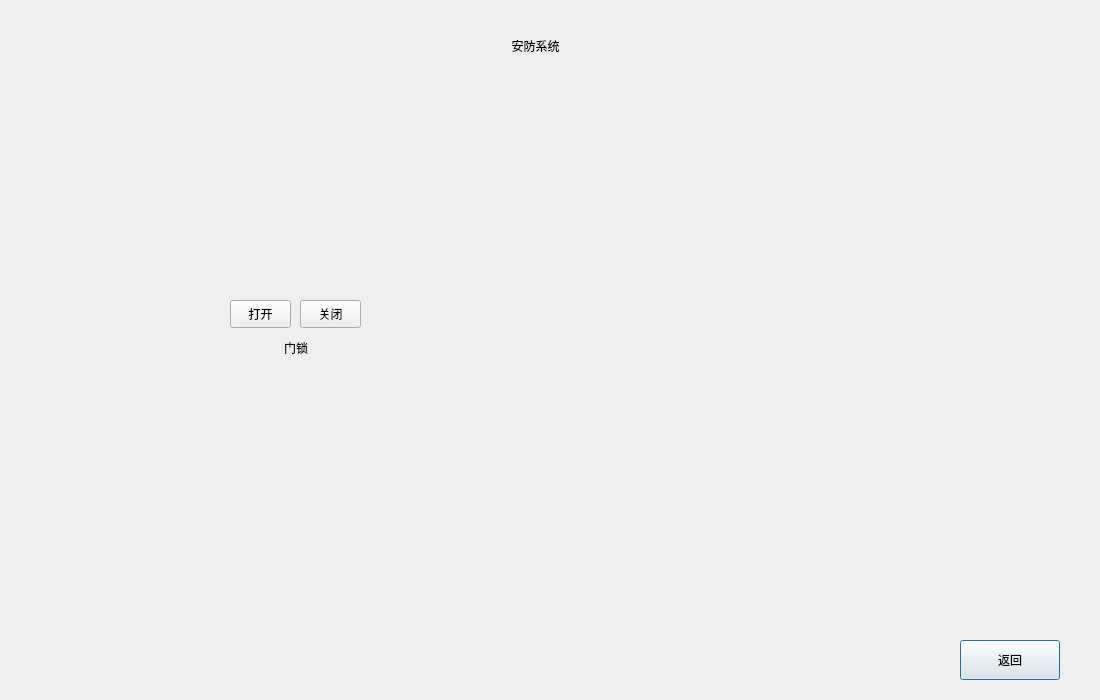
<?xml version="1.0" encoding="UTF-8"?>
<ui version="4.0">
 <class>Security</class>
 <widget class="QDialog" name="Security">
  <property name="geometry">
   <rect>
    <x>0</x>
    <y>0</y>
    <width>1100</width>
    <height>700</height>
   </rect>
  </property>
  <property name="windowTitle">
   <string>Dialog</string>
  </property>
  <widget class="QPushButton" name="backMain">
   <property name="geometry">
    <rect>
     <x>960</x>
     <y>640</y>
     <width>100</width>
     <height>40</height>
    </rect>
   </property>
   <property name="text">
    <string>返回</string>
   </property>
  </widget>
  <widget class="QLabel" name="label">
   <property name="geometry">
    <rect>
     <x>480</x>
     <y>30</y>
     <width>111</width>
     <height>31</height>
    </rect>
   </property>
   <property name="styleSheet">
    <string notr="true">font: 20pt &quot;Academy Engraved LET&quot;;</string>
   </property>
   <property name="text">
    <string>安防系统</string>
   </property>
   <property name="alignment">
    <set>Qt::AlignCenter</set>
   </property>
  </widget>
  <widget class="QPushButton" name="pushButton_8">
   <property name="geometry">
    <rect>
     <x>230</x>
     <y>300</y>
     <width>61</width>
     <height>28</height>
    </rect>
   </property>
   <property name="text">
    <string>打开</string>
   </property>
  </widget>
  <widget class="QLabel" name="label_3">
   <property name="geometry">
    <rect>
     <x>260</x>
     <y>340</y>
     <width>72</width>
     <height>15</height>
    </rect>
   </property>
   <property name="text">
    <string>门锁</string>
   </property>
   <property name="alignment">
    <set>Qt::AlignCenter</set>
   </property>
  </widget>
  <widget class="QPushButton" name="pushButton_7">
   <property name="geometry">
    <rect>
     <x>300</x>
     <y>300</y>
     <width>61</width>
     <height>28</height>
    </rect>
   </property>
   <property name="text">
    <string>关闭</string>
   </property>
  </widget>
 </widget>
 <resources/>
 <connections/>
</ui>
